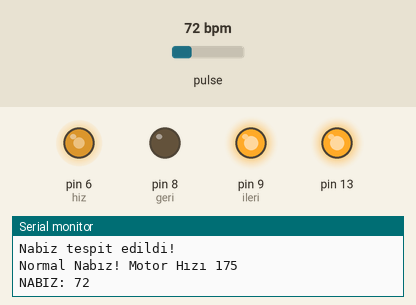
Bench run of a sketch on a simulated Arduino Uno, built with avr-gcc and run on an emulated ATmega328P. Shown: output pins drawn as LEDs (lit = HIGH), the last lines printed to the serial monitor. Dashed ring = blinking. The inputs (shaded band) are chosen by the test bench; at power-on: pulse 72 bpm.

Above: at 1.8 s.
1.9 s: pulse set to 67 bpm
At 2.5 s:
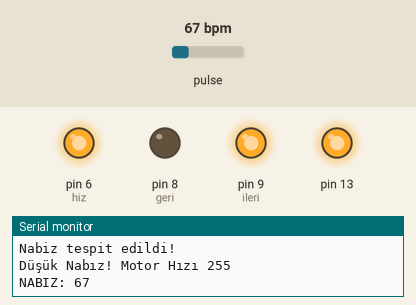
3.5 s: pulse set to 62 bpm
5.2 s: pulse set to 57 bpm
At 6.4 s:
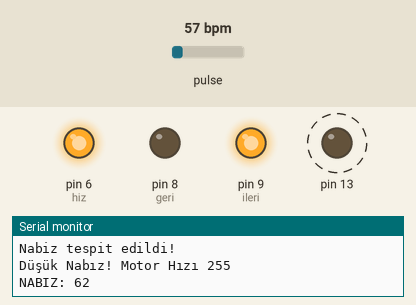
9.2 s: pulse set to 100 bpm
At 11.2 s:
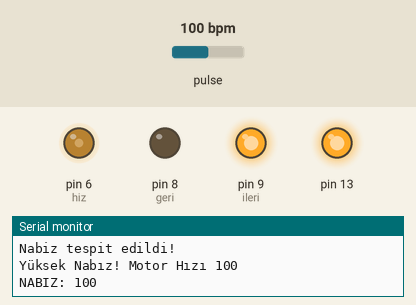
11.5 s: pulse set to 91 bpm
13.2 s: pulse set to 88 bpm
At 15.3 s:
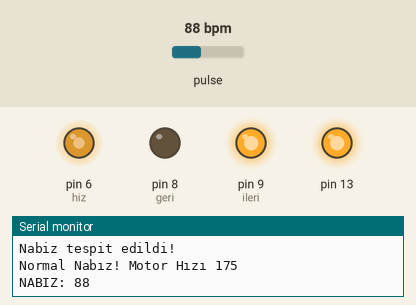
Timing chart, 0 to 16.5 s (numbered marks = the images above; inputs shaded):
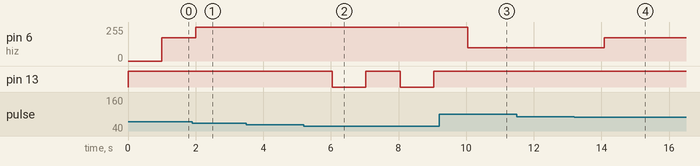

Measured:
- the behaviour switches between 70 and 69 bpm on pulse (found by bisection; images 0 and 1)
- the behaviour switches between 60 and 59 bpm on pulse (found by bisection; images 1 and 2)
- the behaviour switches between 90 and 89 bpm on pulse (found by bisection; images 3 and 4)
- after the input at 1.9 s, pin 6 (hiz): 175/255 → 255/255 after 0.11 s
- after the input at 5.2 s, pin 13: alternates HIGH for 1.0 s and LOW for 1.0 s, starting after 0.83 s
- after the input at 9.2 s, pin 6 (hiz): 255/255 → 100/255 after 0.85 s; pin 13: stays HIGH (without the input it goes to LOW after 0.85 s)
- after the input at 13.2 s, pin 6 (hiz): 100/255 → 175/255 after 0.88 s

The sketch:

mekatronige_giris_proje_kaynak_kodu.ino
```cpp
#include<LiquidCrystal.h> // LCD ekran kütüphanesi

#define USE_ARDUINO_INTERRUPTS true // kısa süreli kesinti tanımlanır
#include <PulseSensorPlayground.h>  // Pulse Sensör kütüphanesi

// değişkenler
const int PulseWire = 0;   // Pulse Sensörünün Mor Kablosu ANALOG PIN 0’a bağlanır.
const int LED13 = 13;      // Kırmızı LED, PIN 13’e bağlanır.
int Threshold = 510;       // Hangi sinyal seviyesinden itibaren kalp atımı olarak kabul edileceğine karar vermek için bir eşik değeri tanımlanır.
int nabiz;
PulseSensorPlayground pulseSensor;   // PulseSensor kütüphanesinde bulunan fonksiyonları kullanabilmek için bir nesne oluşturulur.

LiquidCrystal lcd (12, 11, 5, 4, 3, 2);

const int hiz=6;
const int ileri=9;
const int geri=8;

void setup() {
  pinMode(hiz,OUTPUT);
  pinMode(ileri,OUTPUT);
  pinMode(geri,OUTPUT);

  digitalWrite(ileri,HIGH);
  digitalWrite(geri,LOW);
  Serial.begin(9600);

    // PulseSensor nesnesine değerler atanır.
  pulseSensor.analogInput(PulseWire);
  pulseSensor.blinkOnPulse(LED13); // Kırmızı LED her kalp atımında yanıp söner.
  pulseSensor.setThreshold(Threshold); // Eşik değeri atanır.

  // PulseSensor nesnesinin oluşturuluğunu ve değerlerin doğru şekilde atandığını kontrol etmek için LCD ekranda bilgilendirme yapılır.
  if (pulseSensor.begin()) {
    // LCD ekranda bir kere görüntülenir.
    Serial.println("Sensör basariyla çalistirildi.");
    //lcd.setCursor(0,0);  // LCD ekranın imleç yeri tanımlanır.
    //lcd.print("NABIZ OLCULUYOR");  // Ekrana “NABIZ OLCULUYOR” yazdırılır.
  }

}

void loop() {
    if (pulseSensor.sawStartOfBeat()) {
    Serial.println("Nabiz tespit edildi! ");
    // Sensöre gelen sinyal eşik değerinin üzerinde ise ise çıktı olarak "nabiz tespit edildi" yazdırılır.
    nabiz = pulseSensor.getBeatsPerMinute();
    lcd.setCursor(0,0);
    lcd.print("Nabiz:");    // Ekrana “ NABIZ: “ yazdırılır."
    lcd.print(nabiz);
    if(nabiz<70)
    {
      Serial.println("Düşük Nabız! Motor Hızı 255");
      analogWrite(hiz,255);
    }
    else if(nabiz>=70 && nabiz<90)
    {
      Serial.println("Normal Nabız! Motor Hızı 175");
      analogWrite(hiz,175);
    }
    else
    {
      Serial.println("Yüksek Nabız! Motor Hızı 100");
      analogWrite(hiz,100);
    }

    //nabiz = analogRead(PulseWire);
    Serial.print("NABIZ: ");  // Output’a “NABIZ: “ yazdırılır.
    Serial.println(nabiz);    // “nabiz” değişkenindeki değer çıktıya yazdırılır.
    //lcd.clear();
  }
  delay(500);    // döngü yeniden çalıştırılmadan önce 20 milisaniye beklenir.
  lcd.clear();
  delay(500);
}
```
